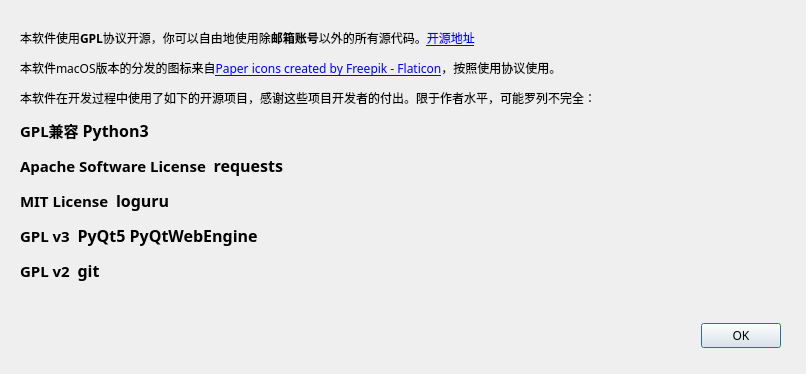
<?xml version="1.0" encoding="UTF-8"?>
<ui version="4.0">
 <class>Dialog</class>
 <widget class="QDialog" name="Dialog">
  <property name="geometry">
   <rect>
    <x>0</x>
    <y>0</y>
    <width>806</width>
    <height>374</height>
   </rect>
  </property>
  <property name="font">
   <font>
    <family>微软雅黑</family>
   </font>
  </property>
  <property name="windowTitle">
   <string>版权信息</string>
  </property>
  <widget class="QDialogButtonBox" name="buttonBox">
   <property name="geometry">
    <rect>
     <x>440</x>
     <y>320</y>
     <width>341</width>
     <height>32</height>
    </rect>
   </property>
   <property name="orientation">
    <enum>Qt::Horizontal</enum>
   </property>
   <property name="standardButtons">
    <set>QDialogButtonBox::Ok</set>
   </property>
  </widget>
  <widget class="QLabel" name="label">
   <property name="geometry">
    <rect>
     <x>20</x>
     <y>20</y>
     <width>761</width>
     <height>271</height>
    </rect>
   </property>
   <property name="text">
    <string>
&lt;!DOCTYPE HTML PUBLIC &quot;-//W3C//DTD HTML 4.0//EN&quot; &quot;http://www.w3.org/TR/REC-html40/strict.dtd&quot;&gt;
&lt;html&gt;&lt;head&gt;&lt;meta name=&quot;qrichtext&quot; content=&quot;1&quot; /&gt;&lt;style type=&quot;text/css&quot;&gt;
p, li { white-space: pre-wrap; }
&lt;/style&gt;&lt;/head&gt;&lt;body style=&quot; font-family:'SimSun'; font-size:9pt; font-weight:400; font-style:normal;&quot;&gt;
&lt;p style=&quot; margin-top:12px; margin-bottom:12px; margin-left:0px; margin-right:0px; -qt-block-indent:0; text-indent:0px;&quot;&gt;本软件使用&lt;span style=&quot; font-weight:600;&quot;&gt;GPL&lt;/span&gt;协议开源，你可以自由地使用除&lt;span style=&quot; font-weight:600;&quot;&gt;邮箱账号&lt;/span&gt;以外的所有源代码。&lt;a href=&quot;https://github.com/Cinea4678/Tongji-AutoGetScore&quot;&gt;&lt;span style=&quot; text-decoration: underline; color:#0000ff;&quot;&gt;开源地址&lt;/span&gt;&lt;/a&gt;&lt;/p&gt;
&lt;p style=&quot; margin-top:12px; margin-bottom:12px; margin-left:0px; margin-right:0px; -qt-block-indent:0; text-indent:0px;&quot;&gt;本软件macOS版本的分发的图标来自&lt;a href=&quot;https://www.flaticon.com/free-icons/paper&quot;&gt;&lt;span style=&quot; text-decoration: underline; color:#0000ff;&quot;&gt;Paper icons created by Freepik - Flaticon&lt;/span&gt;&lt;/a&gt;，按照使用协议使用。&lt;/p&gt;
&lt;p style=&quot; margin-top:12px; margin-bottom:12px; margin-left:0px; margin-right:0px; -qt-block-indent:0; text-indent:0px;&quot;&gt;本软件在开发过程中使用了如下的开源项目，感谢这些项目开发者的付出。限于作者水平，可能罗列不完全：&lt;/p&gt;
&lt;p style=&quot; margin-top:12px; margin-bottom:12px; margin-left:0px; margin-right:0px; -qt-block-indent:0; text-indent:0px;&quot;&gt;&lt;span style=&quot; font-family:'Source Sans Pro','Helvetica','Arial','sans-serif'; font-size:11pt; font-weight:600; color:#000000;&quot;&gt;GPL兼容 &lt;/span&gt;&lt;span style=&quot;font-family:'Source Sans Pro','Helvetica','Arial','sans-serif'; font-size:16px; font-weight:600; color:#000000;&quot;&gt;Python3&lt;/span&gt;&lt;/p&gt;
&lt;p style=&quot; margin-top:12px; margin-bottom:12px; margin-left:0px; margin-right:0px; -qt-block-indent:0; text-indent:0px;&quot;&gt;&lt;span style=&quot; font-family:'Source Sans Pro','Helvetica','Arial','sans-serif'; font-size:11pt; font-weight:600; color:#000000;&quot;&gt;Apache Software License  &lt;/span&gt;&lt;span style=&quot; font-family:'Source Sans Pro','Helvetica','Arial','sans-serif'; font-size:16px; font-weight:600; color:#000000;&quot;&gt;requests &lt;/span&gt;&lt;/p&gt;
&lt;p style=&quot; margin-top:12px; margin-bottom:12px; margin-left:0px; margin-right:0px; -qt-block-indent:0; text-indent:0px;&quot;&gt;&lt;span style=&quot; font-family:'Source Sans Pro','Helvetica','Arial','sans-serif'; font-size:11pt; font-weight:600; color:#000000;&quot;&gt;MIT License  &lt;/span&gt;&lt;span style=&quot; font-family:'Source Sans Pro','Helvetica','Arial','sans-serif'; font-size:16px; font-weight:600; color:#000000;&quot;&gt;loguru &lt;/span&gt;&lt;/p&gt;
&lt;p style=&quot; margin-top:12px; margin-bottom:12px; margin-left:0px; margin-right:0px; -qt-block-indent:0; text-indent:0px;&quot;&gt;&lt;span style=&quot; font-family:'Source Sans Pro','Helvetica','Arial','sans-serif'; font-size:11pt; font-weight:600; color:#000000;&quot;&gt;GPL v3  &lt;/span&gt;&lt;span style=&quot; font-family:'Source Sans Pro','Helvetica','Arial','sans-serif'; font-size:16px; font-weight:600; color:#000000;&quot;&gt;PyQt5 PyQtWebEngine&lt;/span&gt;&lt;/p&gt;
&lt;p style=&quot; margin-top:12px; margin-bottom:12px; margin-left:0px; margin-right:0px; -qt-block-indent:0; text-indent:0px;&quot;&gt;&lt;span style=&quot; font-family:'Source Sans Pro','Helvetica','Arial','sans-serif'; font-size:11pt; font-weight:600; color:#000000;&quot;&gt;GPL v2  &lt;/span&gt;&lt;span style=&quot; font-family:'Source Sans Pro','Helvetica','Arial','sans-serif'; font-size:16px; font-weight:600; color:#000000;&quot;&gt;git&lt;/span&gt;&lt;/p&gt;&lt;/body&gt;&lt;/html&gt;</string>
   </property>
   <property name="openExternalLinks">
    <bool>true</bool>
   </property>
  </widget>
 </widget>
 <resources/>
 <connections>
  <connection>
   <sender>buttonBox</sender>
   <signal>accepted()</signal>
   <receiver>Dialog</receiver>
   <slot>accept()</slot>
   <hints>
    <hint type="sourcelabel">
     <x>248</x>
     <y>254</y>
    </hint>
    <hint type="destinationlabel">
     <x>157</x>
     <y>274</y>
    </hint>
   </hints>
  </connection>
  <connection>
   <sender>buttonBox</sender>
   <signal>rejected()</signal>
   <receiver>Dialog</receiver>
   <slot>reject()</slot>
   <hints>
    <hint type="sourcelabel">
     <x>316</x>
     <y>260</y>
    </hint>
    <hint type="destinationlabel">
     <x>286</x>
     <y>274</y>
    </hint>
   </hints>
  </connection>
 </connections>
</ui>
